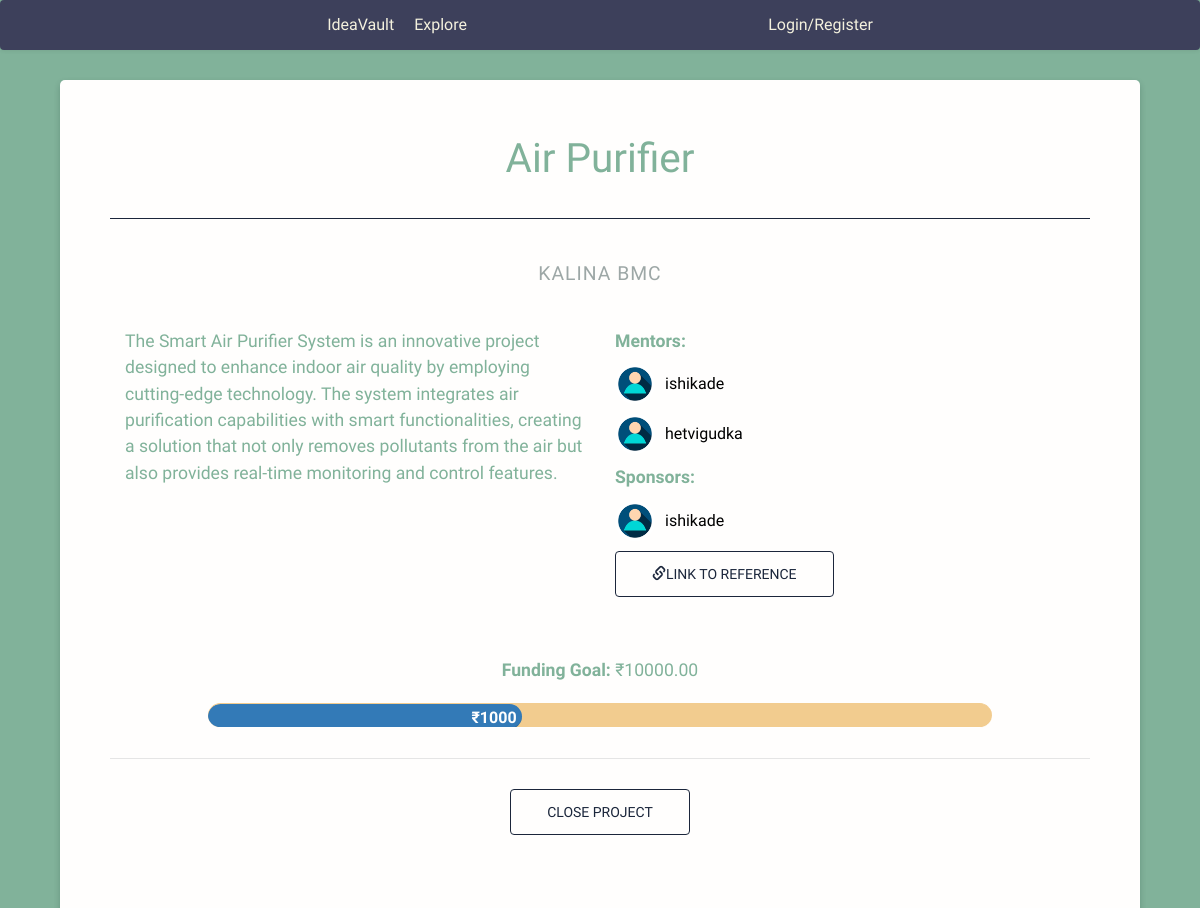
The app's page /projectDetails/5/, older data.
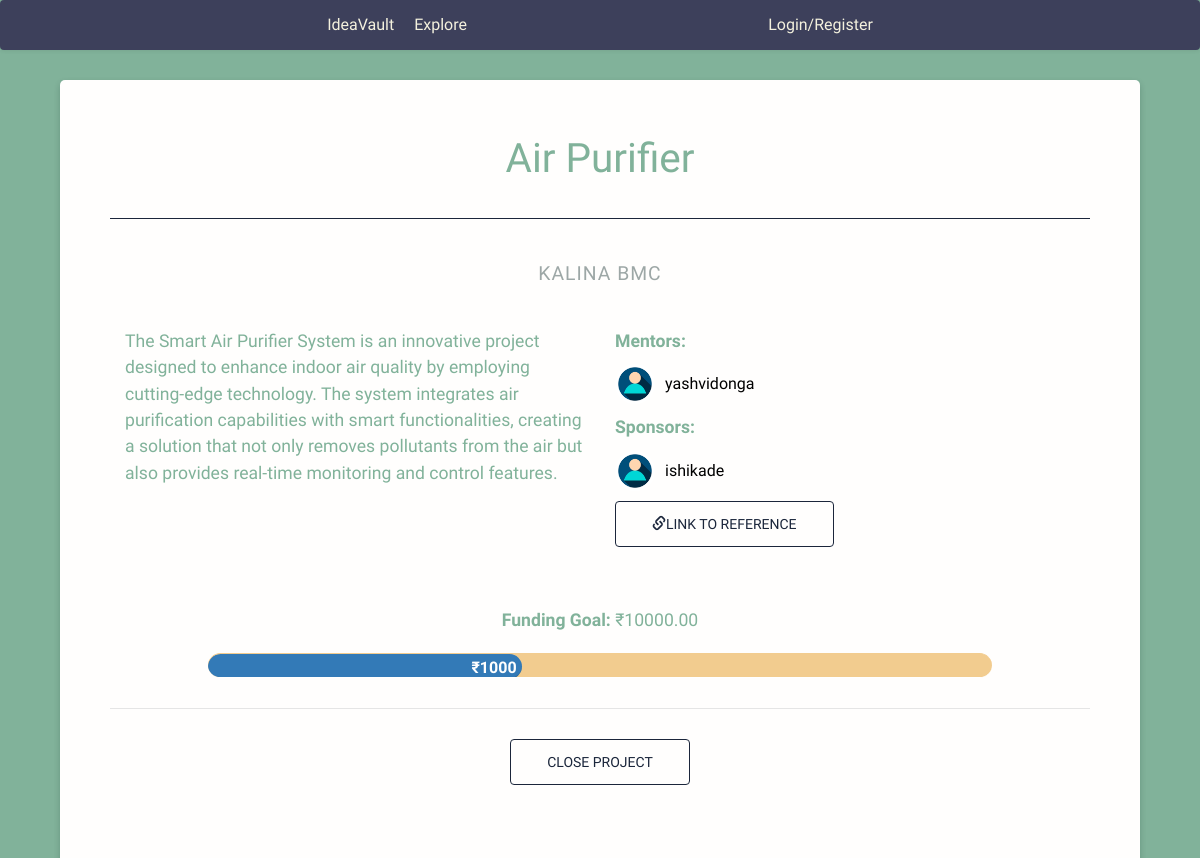
The same page, newer data.
### ideavault/models.py (models this page shows, shortened)
class Contributor(models.Model):
    user = models.OneToOneField(User, on_delete=models.CASCADE)
    bio = models.TextField(blank=True)
    is_mentor = models.BooleanField(default=False)
    is_sponsor = models.BooleanField(default=False)

### ideavault/views.py (the view)
# urls.py: path('projectDetails/<int:pk>/',views.projectDetails, name="projectDetails"),
def projectDetails(request, pk):
    project=Project.objects.get(pk=pk)
    isContrib=False
    if request.user.is_authenticated:
        if hasattr(request.user, 'contributor'):
            isContrib=True
    return render(request, 'projectDetails.html', {'project' : project,'isContrib':isContrib})

### ideavault/templates/projectDetails.html (shortened to what this page needs)
{% extends "nav.html" %} {% block content %} {% load static %}
<link
  href="https://maxcdn.bootstrapcdn.com/bootstrap/3.3.7/css/bootstrap.min.css"
  rel="stylesheet"
/>
<link rel="stylesheet" href="{% static 'css/projectDetails.css' %}" />
<div class="modal-dialog wide" role="document">
  <div class="modal-content">
    <div class="modal-header">
      <h2 class="modal-title text-center" id="tmsTitle">{{ project.name }}</h2>
    </div>
    <div class="modal-body">
      <div class="row">
        <div class="col-xs-12 bg-star-g"></div>
      </div>
      <div class="row">
        <div class="col-sm-12 text-center">
          <h4>{{ project.student.school }}</h4>
        </div>
      </div>
      <div class="row">
        <div class="col-sm-10 col-sm-offset-1 col-lg-6 col-lg-offset-0">
          <p>{{ project.overview }}</p>
        </div>
        <div
          class="col-sm-10 col-sm-offset-1 col-lg-6 col-lg-offset-0 md-center"
        >
          <p><strong>Mentors:</strong></p>
          <ul class="contributors">
            {% for mentor in project.mentors.all %}
            <li>
              <img src="{% static 'images\explore_images\userpic.avif' %}" />
              <a href="https://github.com/1">{{ mentor.user.username }}</a>
            </li>
            {% endfor %}
          </ul>
          <p><strong>Sponsors:</strong></p>
          <ul class="contributors">
            {% for sponsor in project.sponsors.all %}
                <li>
                    <img src="{% static 'images\explore_images\userpic.avif' %}" />
                    <a href="https://github.com/1">{{ sponsor.user.username }}</a>
                </li>
            {% endfor %}
        </ul>
          <a
            class="btn td-btn outline green mb-30"
            href="{{ project.necessary_links }}"
            target="_blank"
            title="Website"
            ><span class="glyphicon glyphicon-link"></span>Link to Reference</a
          >
        </div>
      </div>
    <div class="funds">
      <center><p><strong>Funding Goal: </strong>₹{{project.funds_needed}}</p></center>
    </div>
      <div class="loader">
        <div class="progress-bar"><div class="progress-stripes"></div><div class="percentage">₹1000</div></div>
      </div>
      <div class="modal-footer center">
        <button
          type="button"
          class="btn td-btn outline green mb-30"
          data-dismiss="modal"
        >
          Close Project
        </button>
      </div>
    </div>
  </div>
</div>
{% endblock %}

Row changes from the older to the newer data that the page shows:
no longer on this page (row unchanged): Contributor: user.username "hetvigudka", shown under "KALINA BMC"
no longer on one of the page's lists (row unchanged): Contributor: user.username "ishikade"
added Contributor: user.username "yashvidonga", shown under "KALINA BMC"
